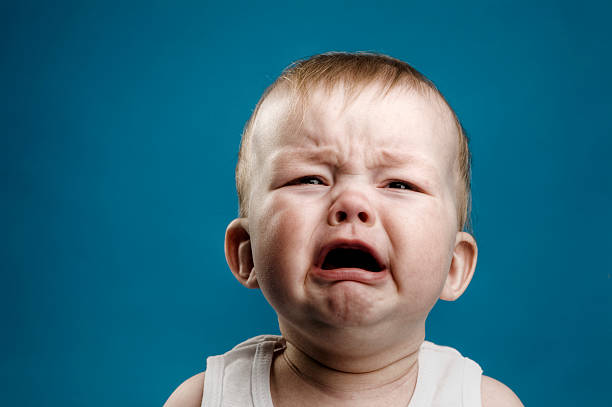
#> input picture image.jpeg, 612 x 407 px
$ jupyter execute 'Facial Emotion Detection.ipynb'
#> lines starting #> are read from the running program, lines starting #| are printed output that depends on the picture
#> in main, image is the input picture: PIL image 612x407 RGB; mean R, G, B 54.7, 109.1, 126.5
[cell 1]
from PIL import Image
import numpy as np
from sklearn.svm import SVC
from sklearn.preprocessing import StandardScaler
from sklearn.pipeline import make_pipeline
from sklearn.datasets import fetch_openml

# Create a synthetic dataset (replace this with actual dataset loading and preprocessing)
def load_synthetic_dataset():
    num_samples = 1000
    img_size = 48
    num_classes = 7

    # Generate synthetic data
    X = np.random.rand(num_samples, img_size * img_size)
    y = np.random.randint(0, num_classes, num_samples)

    # Scale data
    scaler = StandardScaler()
    X = scaler.fit_transform(X)

    return X, y

# Train a simple SVM classifier
def train_classifier(X_train, y_train):
    scaler = StandardScaler()
    clf = make_pipeline(scaler, SVC(kernel='linear', probability=True))
    clf.fit(X_train, y_train)
    return clf

# Extract facial regions and preprocess
def preprocess_image(image):
    image = image.convert('L')  # Convert to grayscale
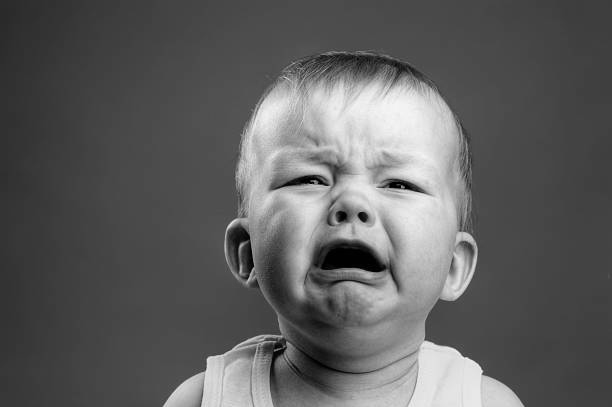
#> image: PIL image 612x407 L; min 0, max 247, mean 94.8
    image = image.resize((48, 48))  # Resize to 48x48
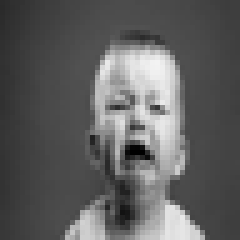
#> image: PIL image 48x48 L (shown 5 times larger); min 0, max 243, mean 94.8
    image_array = np.array(image)
    image_array = image_array.flatten()
#> image_array = 2304 values, max 243 at index 607, min 0 at index 1466, mean 94.83
    return image_array

# Predict emotion
def predict_emotion(model, image):
    image_array = preprocess_image(image)
    image_array = image_array.reshape(1, -1)
    emotion = model.predict(image_array)[0]
#> emotion = 1
    return emotion

# Load the dataset and train the model
X_train, y_train = load_synthetic_dataset()
model = train_classifier(X_train, y_train)

def main(image_path):
    # Load and preprocess the image
    image = Image.open(image_path)

    # Predict emotion
    emotion = predict_emotion(model, image)
#> emotion = 1

    # Define emotion labels
    emotion_labels = ['Angry', 'Disgust', 'Fear', 'Happy', 'Sad', 'Surprise', 'Neutral']
    label = emotion_labels[emotion]
#> label = 'Disgust'

    print(f'Predicted Emotion: {label}')
#| Predicted Emotion: Disgust

# Example usage
image_path = 'image.jpeg'  # Replace with your image path
main(image_path)
